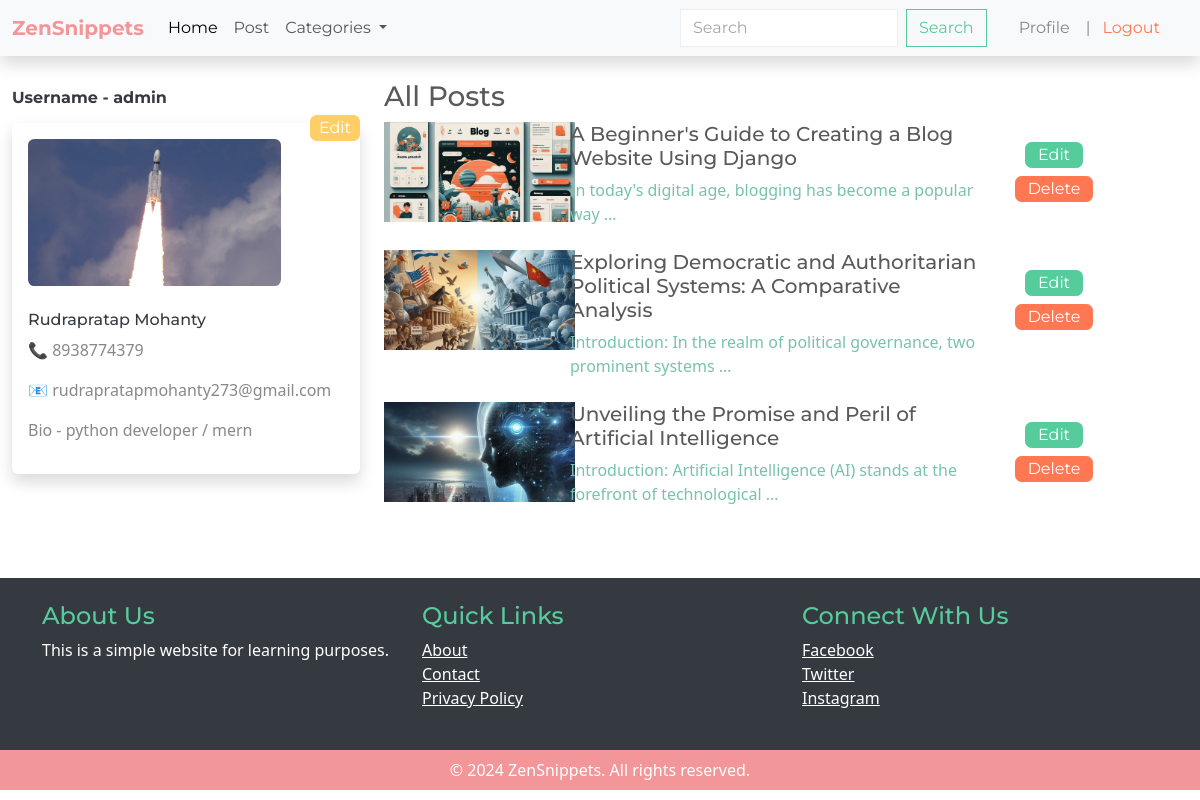
Before: /users/profile/ (signed in) with the older database file.
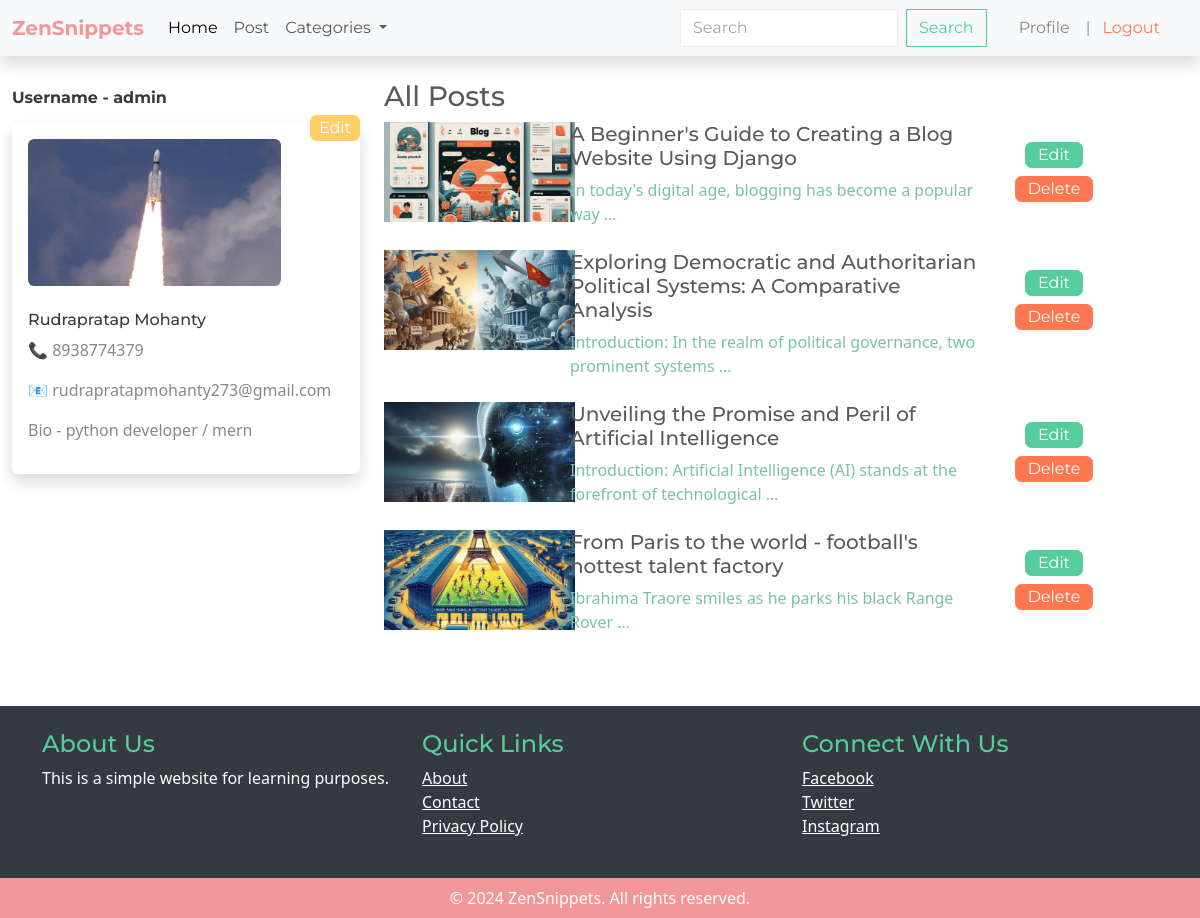
After: the same page with the newer database file.
### article/models.py (models this page shows, shortened)
class Article(models.Model):
    author = models.ForeignKey(User, on_delete=models.CASCADE,  default = 1)
    category = models.ForeignKey(Category, on_delete = models.CASCADE, default = 1 )
    title = models.CharField(max_length=100)
    content = models.TextField(max_length = 10000)
    img = models.ImageField(upload_to='article_images/', default= 'default_img.jpg')
    pub_date = models.DateField(auto_now= True)

### users/views.py (the view)
# urls.py: path('profile/', profile, name= 'profile'),
@login_required
def profile(request):
    articles = Article.objects.filter(author= request.user).all().order_by("-pub_date")
    context = {
        'articles': articles
    }
    return render(request, 'users/profile.html', context)

### article/models.py (called while the page is built)
    def __str__(self):
        return self.name

### article/views.py (called while the page is built)
def categories(request):
    categories = Category.objects.all()
    return {
        'categories': categories,
    }

### users/templates/users/profile.html
{% extends "base.html" %}
{% block content %}
<div class="row my-4 container">
    <div id="profile" class="col-lg-4">
        <h6 class="text-dark fw-bold my-2">Username - {{user.username}}</h6>
        {% if user.profile %}
            <a class="btn btn-warning p-0 px-2 float-end" href="{% url "edit_profile" %}">Edit</a>
            <div class="shadow rounded p-3 my-3">
                <img class="mb-4 rounded" style= "width:80%;" src="{{user.profile.image.url}}" alt="">
                <h6 class='text-dark'>{{user.profile.first_name}} {{user.profile.last_name}}</h6>
                <p>📞 {{user.profile.contact_number}}</p>
                <p>📧 {{user.email}}</p>
                <p>Bio - {{user.profile.bio}}</p>
            </div>
        {% else %}
            <a class="btn btn-success p-0 px-2" href="{% url "edit_profile" %}">Create</a>
        {% endif %}
    </div>
    <div id="all_posts" class="col-lg-8">
        <h3>All Posts</h3>
        <div>
            {% include "users/all_posts.html" with article_list=articles exclude_div=False %}
        </div>
    </div>
</div>
{% endblock content %}

### users/templates/users/all_posts.html
{% for post in article_list %}
    <div class="row my-2">
        <div id="image" class="col-3">
            <img style="height: 100px;" src="{{post.img.url}}" alt="">
        </div>
        <div id="content" class= "{% if exclude_div %} col-9 {% else %}col-7{% endif %}">
            <a class="text-decoration-none p-0 m-0" href="{% url "article:single_article" post.id %}">
                <h5>{{post.title}}</h5>
                <p>{{post.content | truncatewords:10 }}</p>
            </a>
        </div>
        {% if not exclude_div %}
        <div class="col-2 text-center p-3">
            <a href="{% url "article:update_article" post.id %}" class="btn btn-success py-0 my-1">Edit</a>
            <a href="{% url "article:delete_article" post.id %}" class="btn btn-danger py-0 my-1">Delete</a>
        </div>
        {% endif %}
    </div>
{% endfor %}

Changed rows visible on the page:
added Article: img (picture), title "From Paris to the world - football's hottest talent factory", content "Ibrahima Traore smiles as he parks his black Range Rover …"
